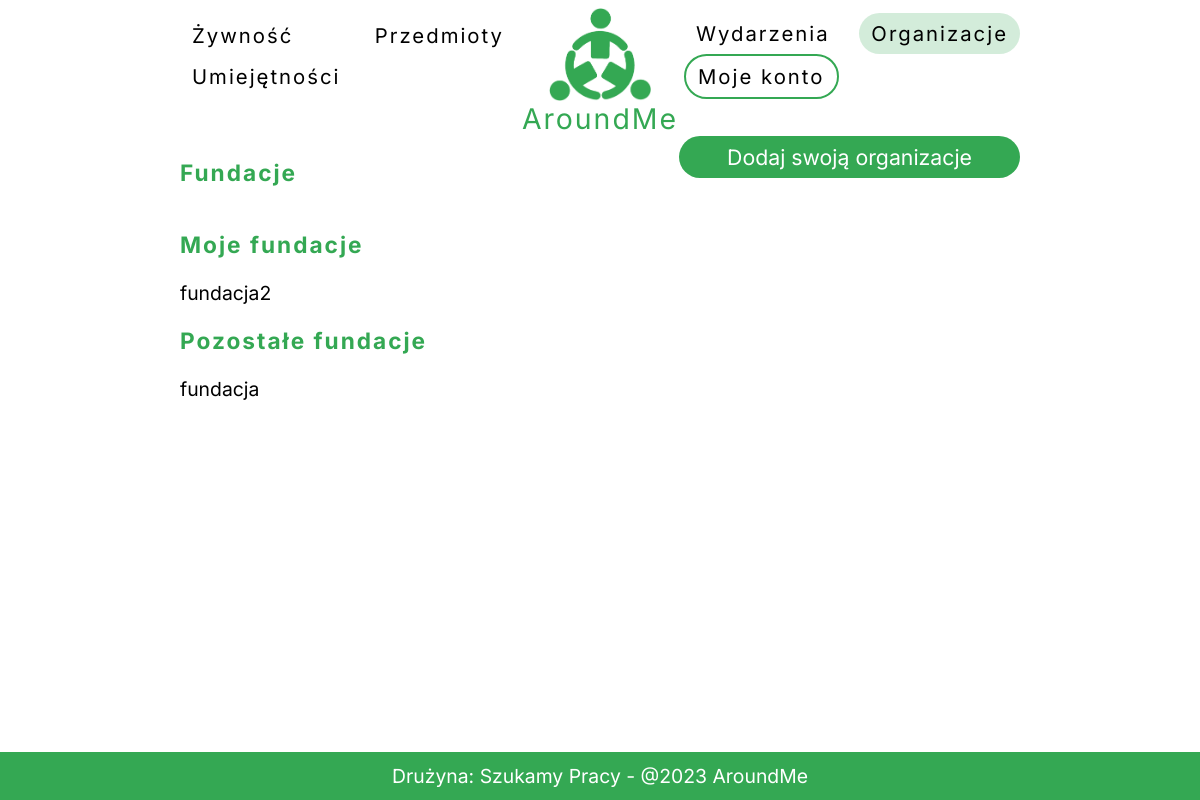
The page /fundacje/ (signed in) on the database as committed earlier.
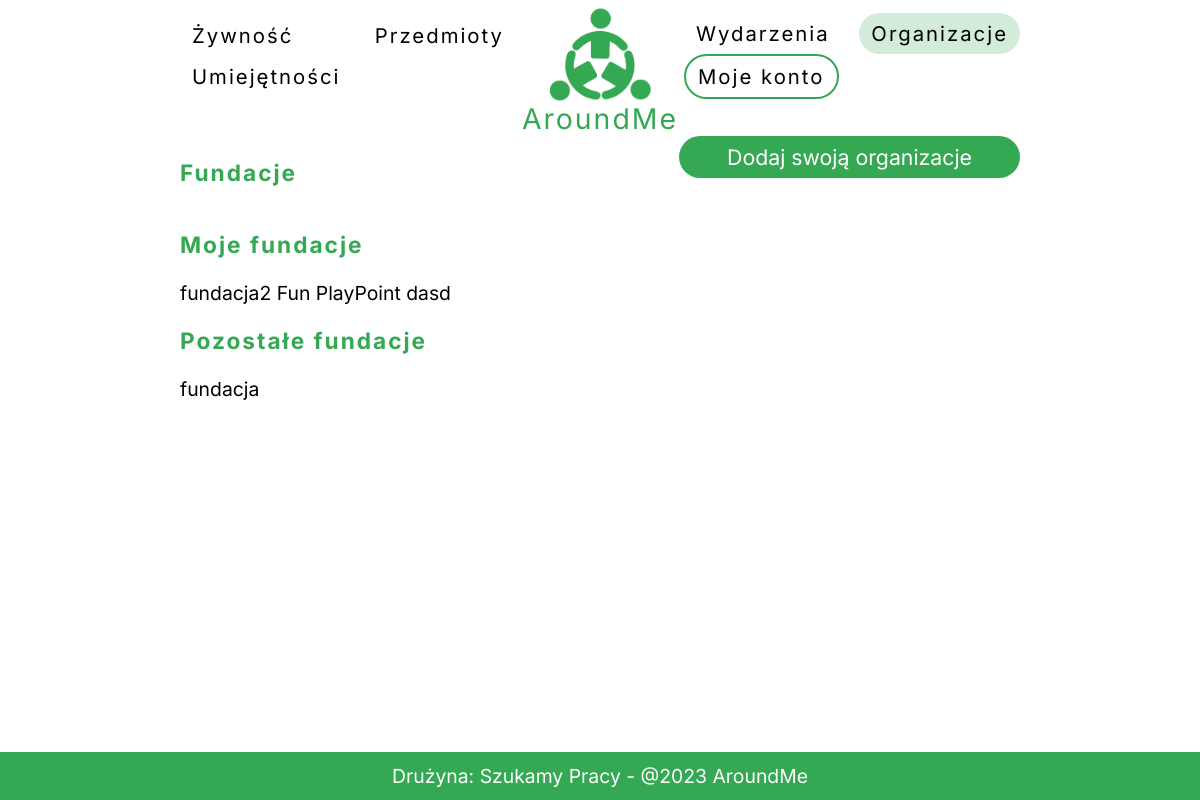
The same page on the database as committed later.
### backend/models.py (models this page shows)
class Organization(models.Model):
    nazwa = models.CharField(max_length=50, blank=False)
    uzytkownik = models.CharField(max_length=100, blank=True)
    opis = models.CharField(max_length=500, blank=True)
    logo = models.ImageField(upload_to='documents/', blank=True)

### backend/views.py (the view)
# urls.py: path('fundacje/', fundacje, name='fundacje'),
def fundacje(request):
    user = request.user
    twoje_organizacje = user.organizacja.all()
    inne_organizacje = Organization.objects.exclude(id__in=twoje_organizacje.values_list('id', flat=True))
    return render(
        request = request,
        template_name = "frontend/fundacje.html",
        context={"twoje_organizacje":twoje_organizacje, "inne_organizacje":inne_organizacje}
        )

### frontend/templates/frontend/fundacje.html (shortened to what this page needs)
{% extends 'frontend/base.html' %}
{% block fundacje %}
active
{% endblock %}
{% block content %}
<div id="org-container">
    <div class="org-inner">
        <h3>Fundacje</h3>
        <a class="main_button" href="{% url 'organizacja_form' %}">Dodaj swoją organizacje</a>
    </div>
    <h3>Moje fundacje</h3>
    {% for org in twoje_organizacje %}
        {{org.nazwa}}
    {% endfor %}
    <h3>Pozostałe fundacje</h3>
    {% for org in inne_organizacje %}
        {{org.nazwa}}
    {% endfor %}
</div>
{% endblock content %}

Rows that differ between the two databases and show on the page:
added Organization: nazwa "Fun", shown under "Moje fundacje"
added Organization: nazwa "PlayPoint", shown under "Moje fundacje"
added Organization: nazwa "dasd", shown under "Moje fundacje"
